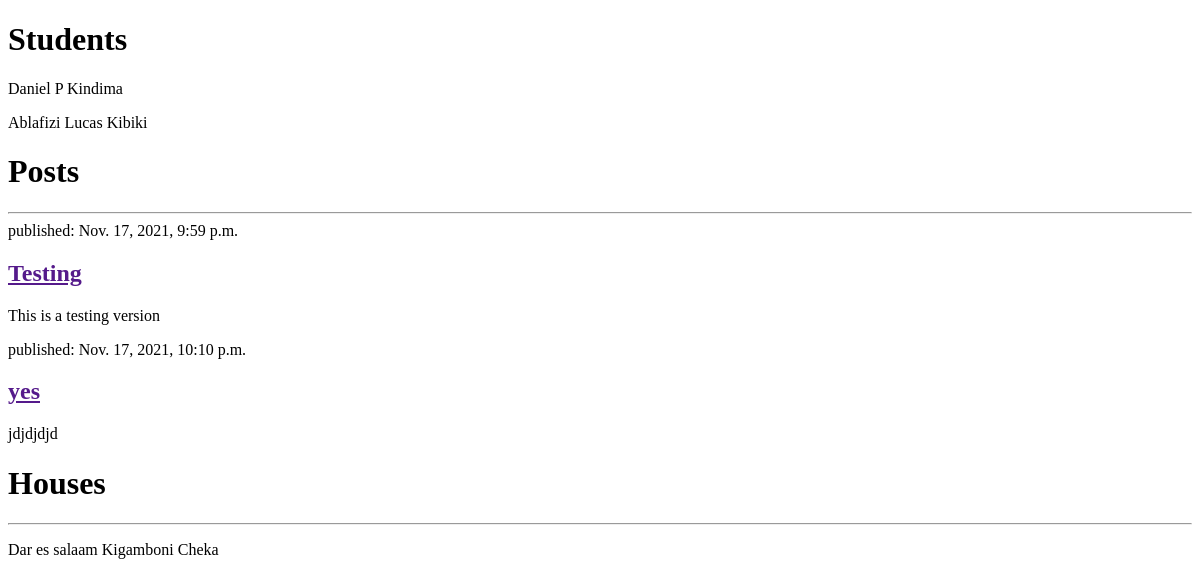
Before: /post/index1 with the older database file.
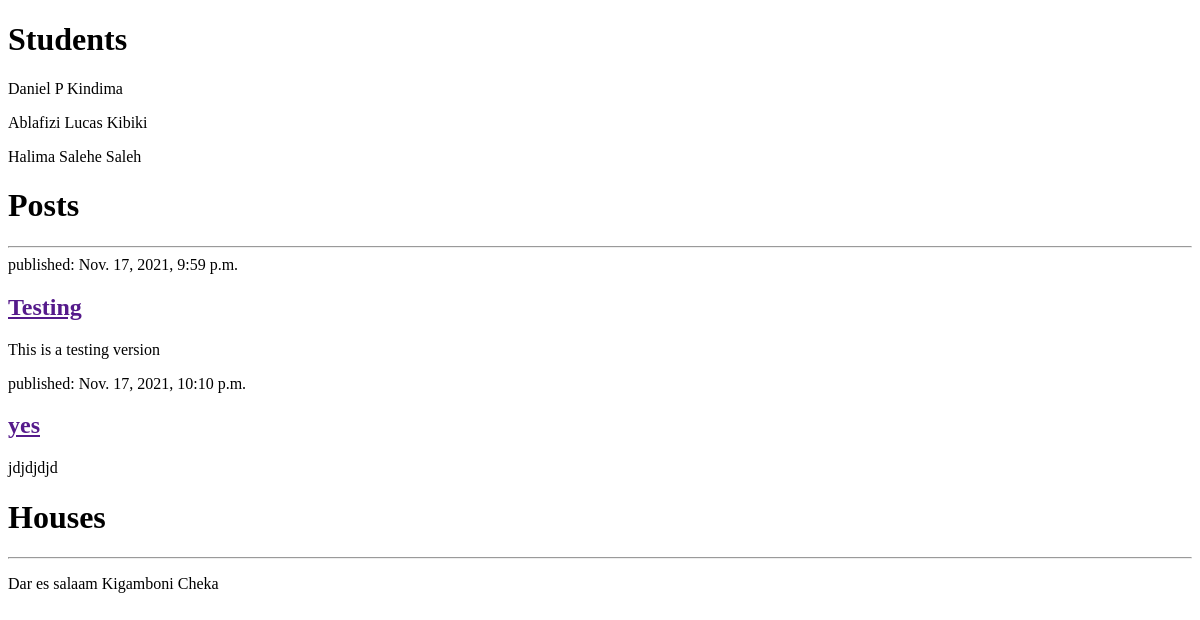
After: the same page with the newer database file.
### post/models.py (models this page shows, shortened)
class Student(models.Model):
    firstname = models.CharField(max_length=20)
    middlename = models.CharField(max_length=20)
    lastname = models.CharField(max_length=20)
    createdon = models.DateTimeField(default=timezone.now)

class Post(models.Model):
    author = models.ForeignKey(settings.AUTH_USER_MODEL, on_delete=models.CASCADE)
    title = models.CharField(max_length=200)
    text = models.TextField()
    created_date = models.DateTimeField(default=timezone.now)
    published_date = models.DateTimeField(blank=True, null=True)
    other_field1= models.CharField(max_length=20)
    other_field2= models.CharField(max_length=20)
    other_field3= models.CharField(max_length=20)
    other_field4= models.CharField(max_length=20)
    other_field5= models.CharField(max_length=20)
    other_field6= models.CharField(max_length=20)
    other_field7= models.CharField(max_length=20)

### house/models.py (models this page shows, shortened)
class House(models.Model):
    region = models.CharField(max_length=20)
    district = models.CharField(max_length=20)
    ward = models.CharField(max_length=20)
    vilage = models.CharField(max_length=20)
    strit = models.CharField(max_length=20)

### post/views.py (the view)
# urls.py: path('index1', views.myname, name='myname'),
def myname(request):
    students = Student.objects.all()
    posts = Post.objects.all()
    houses = House.objects.all()
    post = posts
    student = students
    context = {
        'student': student,
        'post': post,
        'house':houses
    }
    return render(request, 'post/post_list.html', context)

### templates/post/post_list.html
<!DOCTYPE html>
<html>
<body>
    <h1>Students</h1>
    {% for student in student %}
    <article>
    <p>{{ student.firstname }} {{ student.middlename }} {{ student.lastname }}</p>
    </article>
    {% endfor %}
    <h1>Posts</h1>
<div><hr/></div>
    {% for post in post %}
    <article>
        <time>published: {{ post.published_date }}</time>
        <h2><a href="">{{ post.title }}</a></h2>
        <p>{{ post.text|linebreaksbr }}</p>
    </article>
    {% endfor %}
    <h1>Houses</h1>
    <div><hr/></div>
    {% for house in house %}
    <p>{{ house.region }} {{ house.district }} {{ house.ward }}</p>
    {% endfor %}
</body>
</html>

Changed rows visible on the page:
added Student: firstname "Halima", middlename "Salehe", lastname "Saleh"
